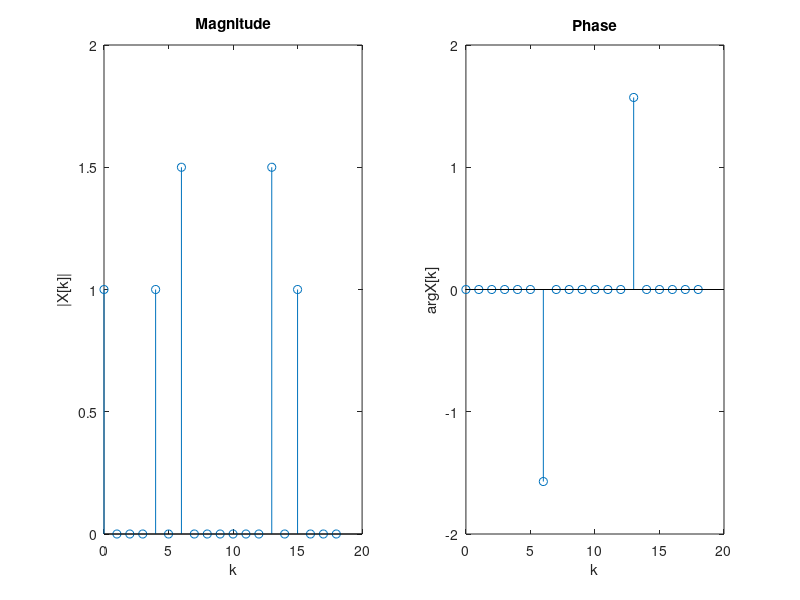

The MATLAB script that drew this image:
clc;
clear;

n = (0:1:18);   %discrete time
N = 19;         %Period
x = 3*sin(12*pi/19*n)+2*cos(8*pi/19*n)+1;
X_DTFS=fft(x)/N;     %divide the analysis by period

X_DTFS_MAGNITUDE = abs(X_DTFS);
tolerance = 1e-6;
X_DTFS(X_DTFS_MAGNITUDE < tolerance) = 0; %remove the DTFS value less than tolerance
X_DTFS_PHASE = angle(X_DTFS);

subplot(1,2,1);
stem(n,X_DTFS_MAGNITUDE);
xlabel('k');
ylabel('|X[k]|');
title('Magnitude');

subplot(1,2,2);
stem(n,X_DTFS_PHASE);
xlabel('k');
ylabel('arg{X[k]}');
title('Phase');
